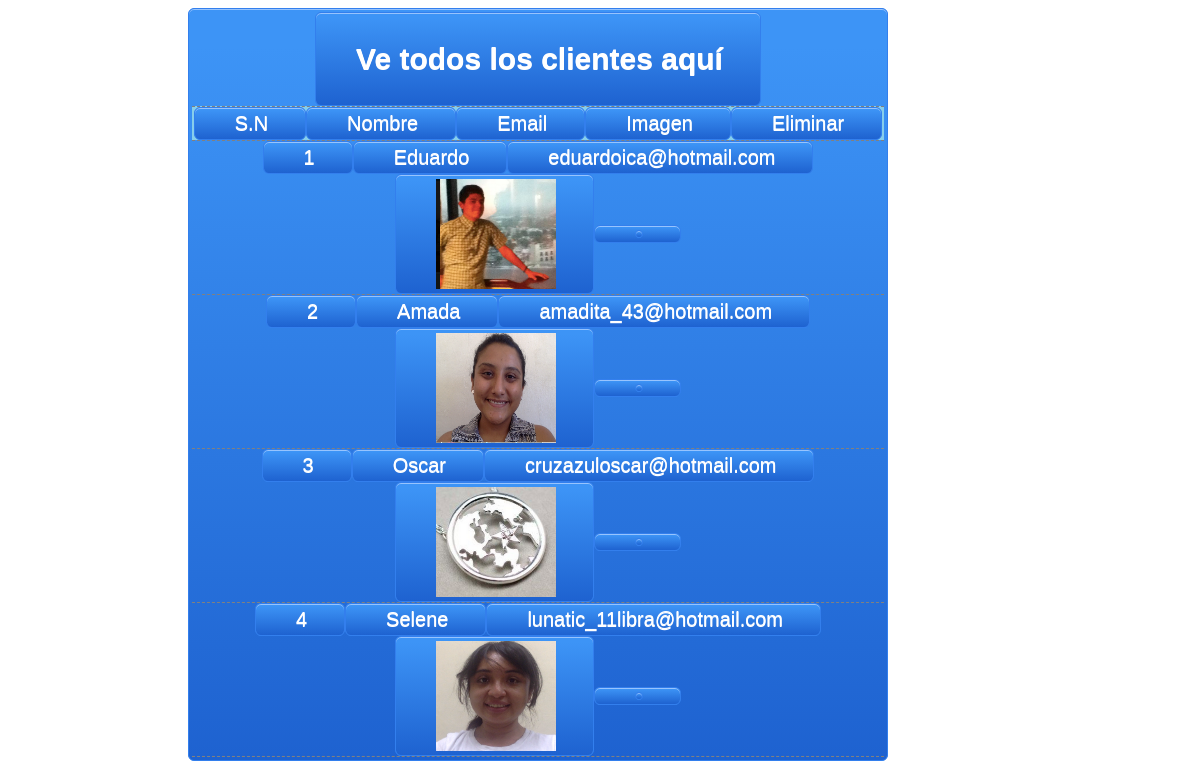
Screenshot of /panel_administrador/ver_clientes.php with the database file from the repository.
### tables this page shows
CREATE TABLE IF NOT EXISTS `clientes` (
`customer_id` int(10) NOT NULL,
  `customer_name` text NOT NULL,
  `apellidos` text NOT NULL,
  `direccion` varchar(255) NOT NULL,
  `telefono` text NOT NULL,
  `customer_email` varchar(100) NOT NULL,
  `customer_pass` varchar(100) NOT NULL,
  `customer_ip` varchar(255) NOT NULL,
  `customer_image` text NOT NULL
);

### panel_administrador/ver_clientes.php (the view)
<head><link rel=Stylesheet href="estiloadmin.css"></head>
<table class="cliente"  >
	<tr align="center">
		<td colspan="6"><h2>Ve todos los clientes aquí</h2></td>
	</tr>
	<tr align="center" bgcolor="skyblue">
		<td>S.N</td>
		<td>Nombre</td>
		<td>Email</td>
		<td>Imagen</td>
		<td>Eliminar</td>
	</tr>
	<?php
	include("includes/db.php");
	$get_c = "select * from clientes";
	$run_c = mysqli_query($con, $get_c);
	$i = 0;
	while ($row_c=mysqli_fetch_array($run_c)){
		$c_id = $row_c['customer_id'];
		$c_name = $row_c['customer_name'];
		$c_email = $row_c['customer_email'];
		$c_image = $row_c['customer_image'];
		$i++;
	?>
	<tr align="center">
		<td><?php echo $i;?></td>
		<td><?php echo $c_name;?></td>
		<td><?php echo $c_email;?></td>
		<td><img src="../cliente/imagenes_cliente/<?php echo $c_image;?>" class="imagen_cliente"/></td>
		<td><a href="delete_c.php?delete_c=<?php echo $c_id;?>"><i class="fa fa-trash-o fa-cog"></i></a></td>
	</tr>
	<?php } ?>
</table>

### panel_administrador/styles/estiloadmin.css (style rules this page uses)
table, td,i { border-collapse:collapse; -moz-box-shadow:inset 0px 1px 0px 0px #97c4fe; -webkit-box-shadow:inset 0px 1px 0px 0px #97c4fe; box-shadow:inset 0px 1px 0px 0px #97c4fe; background:-webkit-gradient(linear, left top, left bottom, color-stop(0.05, #3d94f6), color-stop(1, #1e62d0)); background:-moz-linear-gradient(top, #3d94f6 5%, #1e62d0 100%); background:-webkit-linear-gradient(top, #3d94f6 5%, #1e62d0 100%); background:-o-linear-gradient(top, #3d94f6 5%, #1e62d0 100%); background:-ms-linear-gradient(top, #3d94f6 5%, #1e62d0 100%); background:linear-gradient(to bottom, #3d94f6 5%, #1e62d0 100%); filter:progid:DXImageTransform.Microsoft.gradient(startColorstr='#3d94f6', endColorstr='#1e62d0',GradientType=0); background-color:#3d94f6; -moz-border-radius:6px; -webkit-border-radius:6px; border-radius:6px; border:1px solid #337fed; display:inline-block; color:#ffffff; font-family:Arial; padding:3px; text-decoration:none; text-shadow:0px 1px 0px #ffffff; }
.fa-cog { color: white; }
td { padding: 4px 37px 4px 40px; }
tr { border-bottom:1px dashed grey; }
.cliente { font-size:20px; width: 700px; margin-left: 180px; }
.imagen_cliente { width: 120px ; height: 110px ; }

### rows the page displays
clientes: customer_name "Eduardo", customer_email "eduardoica@hotmail.com", customer_image (picture)
clientes: customer_name "Amada", customer_email "amadita_43@hotmail.com", customer_image (picture)
clientes: customer_name "Oscar", customer_email "cruzazuloscar@hotmail.com", customer_image (picture)
clientes: customer_name "Selene", customer_email "lunatic_11libra@hotmail.com", customer_image (picture)
